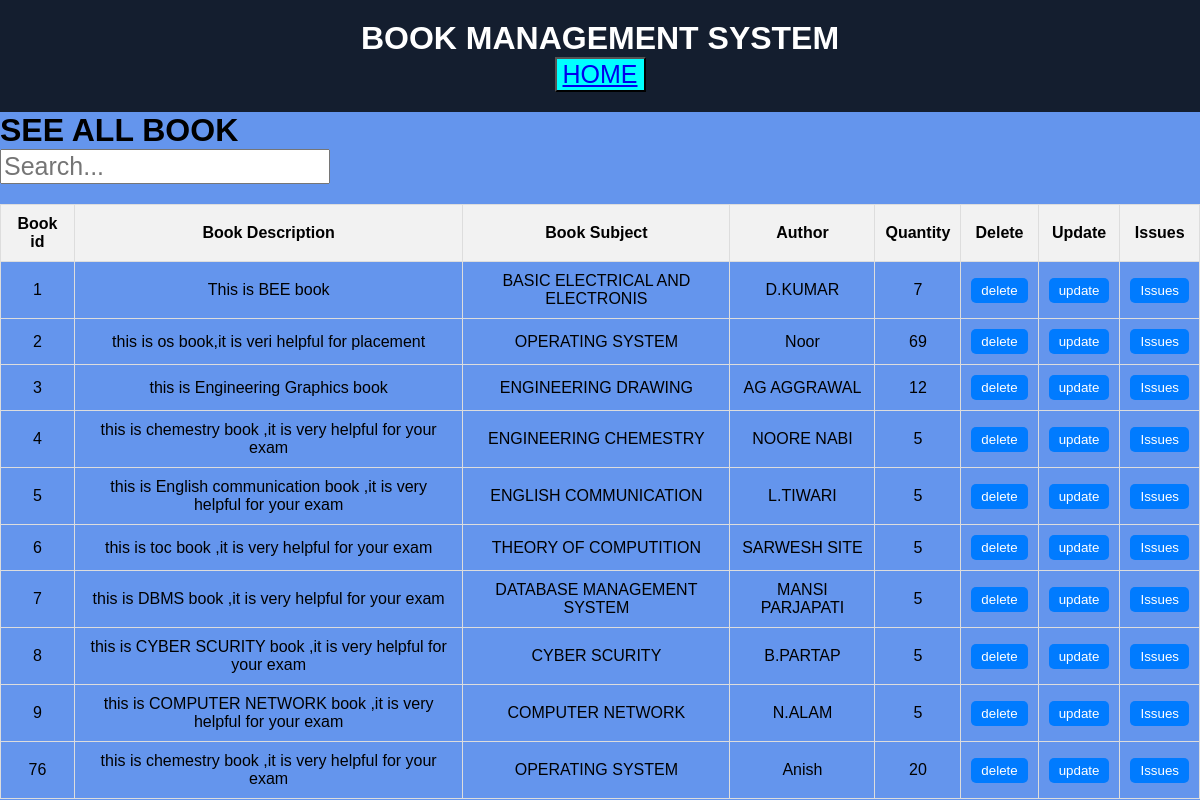
The page /seeallbook/ on the database its author committed.
### myapp/models.py (models this page shows)
class book(models.Model):
        book_id=models.IntegerField(primary_key=True)
        book_name=models.CharField(max_length=255)
        subject=models.CharField(max_length=20)
        author=models.CharField(max_length=230)
        quantity=models.PositiveIntegerField()

### myapp/views.py (the view)
# urls.py: path("seeallbook/",views.seeallbook),
def seeallbook(request):
    data=models.book.objects.all().values()
    data1=list(data)
    return render(request,"seeallbook.html",{"data1":data1})

### myapp/templates/seeallbook.html (shortened to what this page needs)
<!DOCTYPE html>
<html lang="en">
<head>
</head>
<body>
    <div id="seeall"><h1>BOOK MANAGEMENT SYSTEM</h1>
        <button><a href="/index/">HOME</a></button>
    </div>
    <table id="mytable">
        <h1>SEE ALL BOOK</h1>
        <input type="text" placeholder="Search..." style="font-size: 25px;" id="search" onkeyup="searchFun()">
        <tr >
            <th>Book id</th>
            <th>Book Description</th>
            <th>Book Subject</th>
            <th>Author</th>
            <th>Quantity</th>
            <th>Delete</th>
            <th>Update</th>
            <th>Issues</th>
        </tr>
        {% for i in data1 %}
        <tr>
            <td>{{i.book_id}}</td>
            <td>{{i.book_name}}</td>
            <td>{{i.subject}}</td>
            <td>{{i.author}}</td>
            <td>{{i.quantity}}</td>
            <td><button id="bt1"><a href="{% url 'deletebook' i.book_id%}" style="color: white;">delete</a></button></td>
            <td><button id="bt2"><a href="{% url 'update' i.book_id%}" style="color: white;">update</a></button></td>
            <td><button id="bt3"><a href="{% url 'issues' %}" style="color: white;">Issues</a></button></td>
        </tr>
        {% endfor %}
    </table>
</body>
</html>

### myapp/templates/seeallbook.html (style rules this page uses)
body { font-family: Arial, sans-serif; margin: 0; padding: 0; overflow: hidden; background-color: #6495ED; }
#seeall { background-color: rgba(0, 0, 0, 0.8); color: white; text-align: center; padding: 20px 0; }
#seeall button { background-color: aqua; font-size: 25px; }
h1 { margin: 0; }
table { width: 100%; border-collapse: collapse; margin-top: 20px; }
th, td { padding: 10px; border: 1px solid #ddd; text-align: left; text-align: center; }
th { background-color: #f2f2f2; }
td button { border: none; background-color: #007bff; color: white; cursor: pointer; transition: background-color 0.3s ease, color 0.3s ease; padding: 5px 10px; border-radius: 5px; }
td a { text-decoration: none; color: blue; }

### rows shown on the page
book: book_id "1", book_name "This is BEE book", subject "BASIC ELECTRICAL AND ELECTRONIS", author "D.KUMAR", quantity "7"
book: book_id "2", book_name "this is os book,it is veri helpful for placement", subject "OPERATING SYSTEM", author "Noor", quantity "69"
book: book_id "3", book_name "this is Engineering Graphics book", subject "ENGINEERING DRAWING", author "AG AGGRAWAL", quantity "12"
book: book_id "4", book_name "this is chemestry book ,it is very helpful for your exam", subject "ENGINEERING CHEMESTRY", author "NOORE NABI", quantity "5"
book: book_id "5", book_name "this is English communication book ,it is very helpful for your exam", subject "ENGLISH COMMUNICATION", author "L.TIWARI", quantity "5"
book: book_id "6", book_name "this is toc book ,it is very helpful for your exam", subject "THEORY OF COMPUTITION", author "SARWESH SITE", quantity "5"
book: book_id "7", book_name "this is DBMS book ,it is very helpful for your exam", subject "DATABASE MANAGEMENT SYSTEM", author "MANSI PARJAPATI", quantity "5"
book: book_id "8", book_name "this is CYBER SCURITY book ,it is very helpful for your exam", subject "CYBER SCURITY", author "B.PARTAP", quantity "5"
book: book_id "9", book_name "this is COMPUTER NETWORK book ,it is very helpful for your exam", subject "COMPUTER NETWORK", author "N.ALAM", quantity "5"
book: book_id "76", book_name "this is chemestry book ,it is very helpful for your exam", subject "OPERATING SYSTEM", author "Anish", quantity "20"
